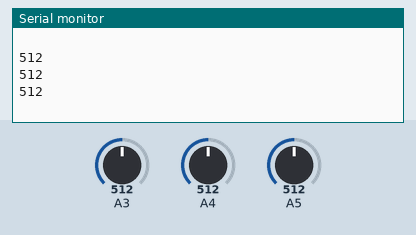
Recording of a sketch running on a simulated Arduino Uno, built with avr-gcc and run on an emulated ATmega328P. On the bench: the last lines printed to the serial monitor. Inputs (shaded band) come from the test bench; at power-on: A3 = 512, A4 = 512, A5 = 512.

Above: at 1.8 s.
1.9 s: A3 set to 716
3.4 s: A4 set to 306
At 4.7 s:
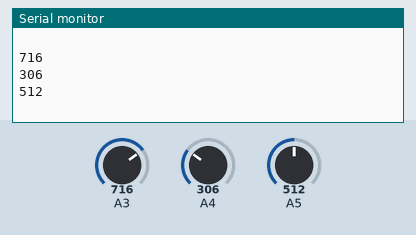
4.9 s: A5 set to 900
At 5.5 s:
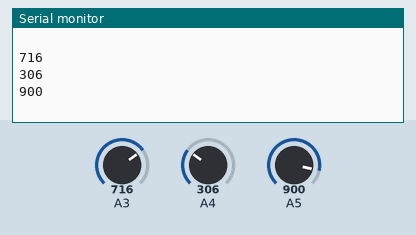
6.4 s: A5 set to 1023
At 7.7 s:
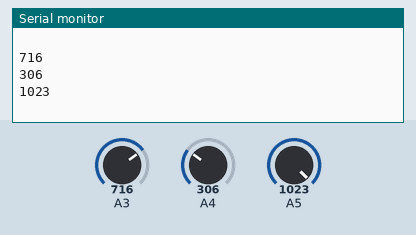
7.9 s: A4 set to 122
At 8.8 s:
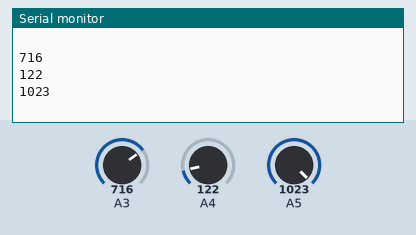
9.4 s: A3 set to 511
Timing chart, 0 to 11.9 s (numbered marks = the images above; inputs shaded):
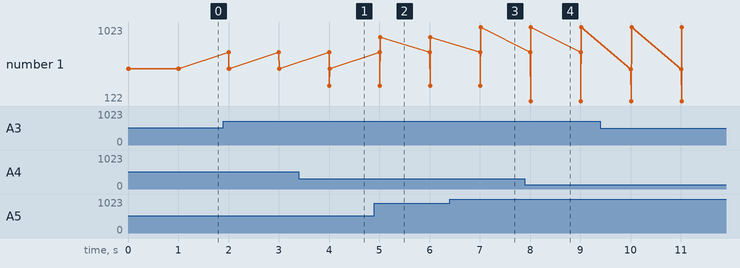

Measured:
- after the input at 3.4 s, the serial monitor: prints a new line after 0.61 s (image 1)
- after the input at 4.9 s, the serial monitor: prints a new line after 0.12 s (image 2)
- after the input at 6.4 s, the serial monitor: prints a new line after 0.62 s (image 3)
- after the input at 7.9 s, the serial monitor: prints a new line after 0.11 s (image 4)
- plotted number 1: 512 → 900 after the input at 4.9 s, 900 → 1023 after the input at 6.4 s

The sketch:

accelerometer_code.ino
```cpp
void setup() {
  // put your setup code here, to run once:
  Serial.begin(9600);
  pinMode(A3, INPUT);
  pinMode(A4, INPUT);
  pinMode(A5, INPUT);
}

void loop() {
  // put your main code here, to run repeatedly:=
  Serial.println(analogRead(A3));
  Serial.println(analogRead(A4));
  Serial.println(analogRead(A5));
  Serial.println(" ");
  delay(1000);
}
```
